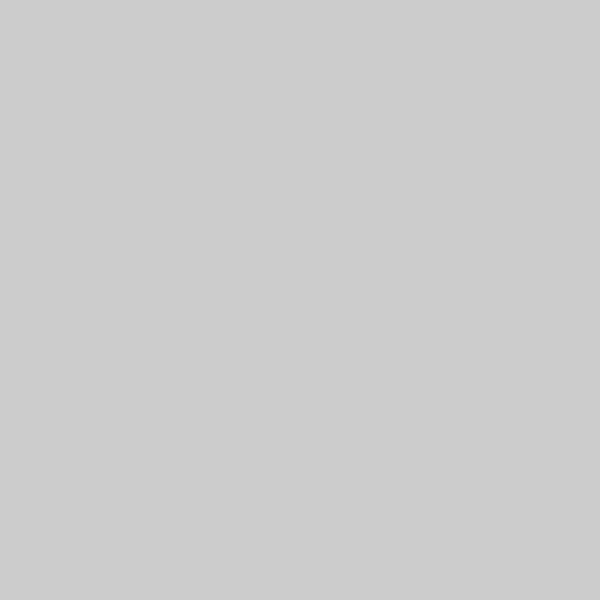
Frame 1 (no input)
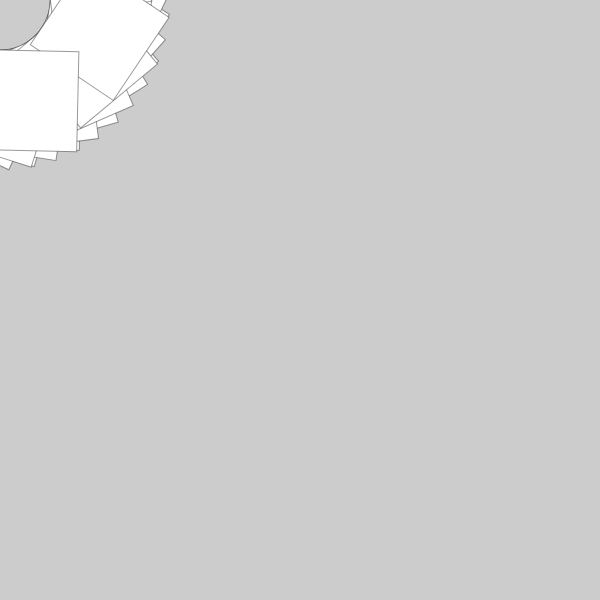
Frame 60 (no input)
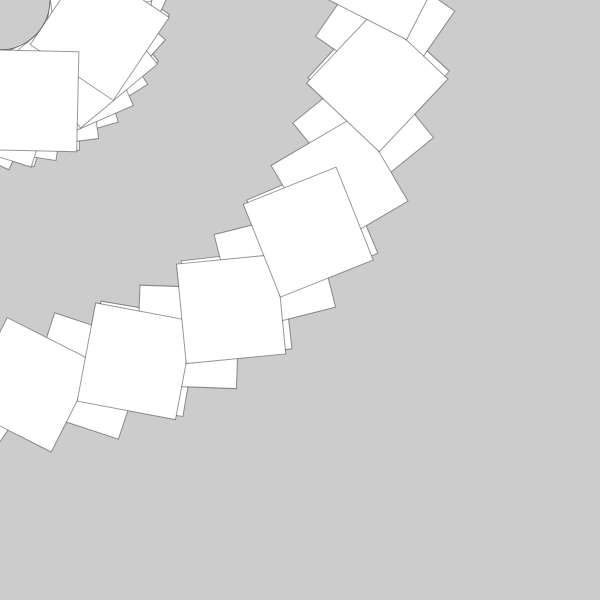
Frame 120 (the mouse pressed at the canvas centre since frame 60)

The p5.js sketch that drew these frames (run headless with seeded random() and noise() and a simulated clock; from frame 60 on, the mouse is pressed at the canvas centre):

// p5.js sketch
// ── sketch.js
let angle = 0.0;

function setup(){
  createCanvas(600, 600);
  background(204);
  stroke(0, 102);
}

function draw(){
  // translate(mouseX, mouseY);
  // rotate(angle);

  rotate(angle);
  translate(mouseX, mouseY);

  rect(-150, -20, 100, 100);
  angle += 1;
}
